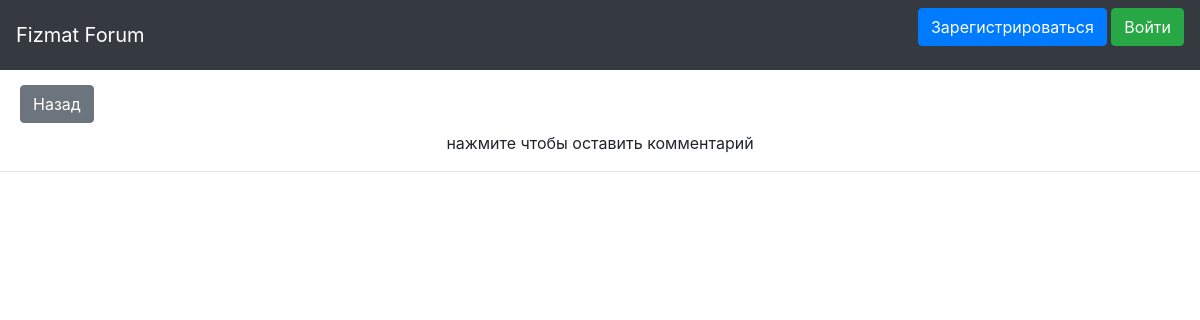
Before: /thread/1 with the older database file.
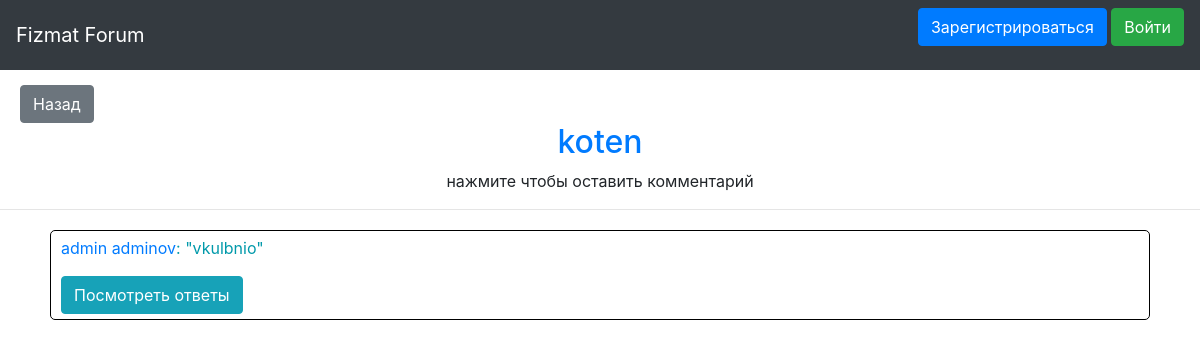
After: the same page with the newer database file.
### data/threads.py (models this page shows)
class Thread(SqlAlchemyBase, UserMixin, SerializerMixin):
    __tablename__ = 'threads'
    id = sqlalchemy.Column(sqlalchemy.Integer, primary_key=True, autoincrement=True)
    title = sqlalchemy.Column(sqlalchemy.String, nullable=False)
    user_id = sqlalchemy.Column(sqlalchemy.Integer, sqlalchemy.ForeignKey("users.id"))
    like_count = sqlalchemy.Column(sqlalchemy.Integer, nullable=False)
    view_count = sqlalchemy.Column(sqlalchemy.Integer, nullable=False)
    comment_count = sqlalchemy.Column(sqlalchemy.Integer, nullable=False)
    user = orm.relation('User')
    categories = orm.relation("Category", secondary=association_table, backref="threads")

### data/comments.py (models this page shows)
class Comment(SqlAlchemyBase, UserMixin, SerializerMixin):
    __tablename__ = 'comments'
    id = sqlalchemy.Column(sqlalchemy.Integer, primary_key=True, autoincrement=True)
    text = sqlalchemy.Column(sqlalchemy.String, nullable=False)
    user_id = sqlalchemy.Column(sqlalchemy.Integer, sqlalchemy.ForeignKey("users.id"))
    thread_id = sqlalchemy.Column(sqlalchemy.Integer, sqlalchemy.ForeignKey("threads.id"))
    user = orm.relation('User')
    thread = orm.relation('Thread')

### data/users.py (models this page shows, shortened)
class User(SqlAlchemyBase, UserMixin, SerializerMixin):
    __tablename__ = 'users'
    id = sqlalchemy.Column(sqlalchemy.Integer, primary_key=True, autoincrement=True)
    surname = sqlalchemy.Column(sqlalchemy.String, nullable=False)
    name = sqlalchemy.Column(sqlalchemy.String, nullable=False)
    age = sqlalchemy.Column(sqlalchemy.Integer, nullable=False)
    grade = sqlalchemy.Column(sqlalchemy.Integer, nullable=False)
    email = sqlalchemy.Column(sqlalchemy.String, index=True, unique=True, nullable=False)
    hashed_password = sqlalchemy.Column(sqlalchemy.String)

### main.py (the view, shortened to what this page needs)
@app.route('/thread/<tid>')
def indexed_thread(tid):
    session = db_session.create_session()
    thread = session.query(Thread).filter(Thread.id == tid).first()
    return render_template('indexed_thread.html',
                           thread=session.query(Thread).filter(Thread.id == tid).first(),
                           comments=session.query(Comment).filter(Comment.thread_id == tid).all())

### data/db_session.py (called while the page is built)
def create_session() -> Session:
    global __factory
    return __factory()

### templates/indexed_thread.html (shortened to what this page needs)
{% extends "base.html" %}
{% block content %}
<a href="/" class="btn btn-secondary" style="color: #fff;margin-left: 20px;margin-top: 15px;">Назад</a>
<div class="form"><a href="/add_comment/{{thread.id}}"><h2 align="center">{{ thread.title }}</h2></a></div>
<p align="center">нажмите чтобы оставить комментарий</p>
<hr/>
{% for comm in comments %}
<div class="comment">
    <p><a target="_blank" href="/profile/{{ comm.user_id }}">{{ comm.user.name }} {{ comm.user.surname }}</a>: "{{ comm.text }}"</p>
    <a href="/answers/{{comm.id}}" class="btn btn-info" style="color: #fff;">Посмотреть ответы</a>
</div>
{% endfor %}
{% endblock %}

### templates/base.html (shortened to what this page needs)
<!DOCTYPE html>
<html lang="en">
<head>
                    <link rel="stylesheet"
                    href="https://stackpath.bootstrapcdn.com/bootstrap/4.4.1/css/bootstrap.min.css"
>
    <link rel="stylesheet" href="/static/css/style.css">
</head>
<body>
    <nav class="navbar navbar-dark bg-dark">
        <a class="navbar-brand" href="/">Fizmat Forum</a>
                {% if current_user.is_authenticated %}
                    <span>
                        <a target="_blank" class="navbar-brand" href="/profile/{{current_user.id}}">{{ current_user.name }} {{ current_user.surname }}</a>
                        <a class="btn btn-light" href="/logout">Выйти</a>
                    </span>
                {% else %}
                    <p>
                        <a class="btn btn-primary " href="/register">Зарегистрироваться</a>
                        <a class="btn btn-success" href="/login">Войти</a>
                    </p>
                {% endif %}
    </nav>
    {% block content %}{% endblock %}
</body>
</html>

### static/css/style.css (style rules this page uses)
.form { margin-left: 250px; margin-right: 250px; }
.comment { margin-left: 50px; margin-right: 50px; margin-top: 20px; border: solid 1px black; border-radius: 5px; padding: 5px 10px 5px 10px; color: #09a; }

Changed rows visible on the page:
added Thread: title "koten"
added Comment: user.name "admin", user.surname "adminov", text "vkulbnio"
